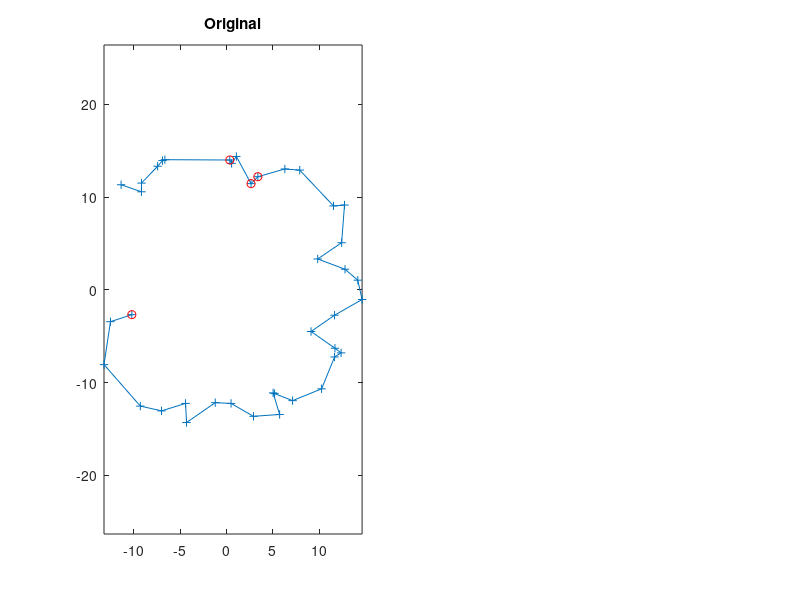

The MATLAB source for this figure: (Note: this script raises an error after producing the figure.)
function [theResult, theStraightness] = rect(z, ntimes, n1, n2, n3, n4)

% rect -- Map contour points onto a rectangle.
%  rect(z, ntimes, n1, n2, n3, n4) maps the complex z
%   contour points, in counter-clockwise sequence,
%   onto a unit-rectangle, using ntimes iterations.
%   The n1..n4 are the indices of the four
%   corner-points.
%  [theResult, theStraightness] = rect(...) also
%   returns a measure of straightness, which
%   should be very close to 1.  Convergence can be
%   checked by computing the norm of the difference
%   of two successive iterations.
%  rect(n, ntimes) demonstrates itself with n random
%   points (default is 40) and ntimes iterations
%   (default is sqrt(n)).  The corner-positions
%   are chosen randomly.
%
% Reference: Ives, D.D. and R.M. Zacharias, Conformal
%  mapping and orthogonal grid generation, Paper No.
%  87-2057, AIAA/SAE/ASME/ASEE 23rd Joint Propultion
%  Conference, San Diego, California, June, 1987.

% The present routine is modified slightly to avoid
%  zero-divides.
 
% svn $Id: rect.m 328 2009-03-09 01:41:19Z arango $
%=======================================================================
% Copyright (C) 1997 Dr. Charles R. Denham, ZYDECO.
%  All Rights Reserved.
%   Disclosure without explicit written consent from the
%    copyright owner does not constitute publication.
%=======================================================================
 
% Version of 05-Jun-1998 09:07:06.
% Updated    20-Oct-1998 22:21:56.
% Revised    26-Oct-1998 14:29:11.

if nargin < 1, help(mfilename), z = 'demo'; end

if isequal(z, 'demo'), z = 40; end

if isstr(z), z = eval(z); end

if length(z) == 1
	if nargin < 2, ntimes = ceil(sqrt(z)); end
	if ischar(ntimes), ntimes = eval(ntimes); end
	n = fix((z+3)/4) .* 4;
	x = rand(1, n) - 0.5;
	y = rand(1, n) - 0.5;
	z = x + sqrt(-1) .* y;
	[a, ind] = sort(angle(z));
	z = z(ind);
	z = z + exp(sqrt(-1).*a);
	z = 10 * z;
	if (0)
		nn = round([1 n/4 2*n/4 3*n/4]);
	else   % Random corner-points.
		[s, index] = sort(rand(1, length(z)-1));
		nn = [1 (sort(index(1:3))+1)];
	end
	delete(get(gcf, 'Children'))
	subplot(1, 2, 1)
	plot(real(z), imag(z), '-+', real(z(nn)), imag(z(nn)), 'ro')
	title('Original')
	axis equal
	drawnow
	figure(gcf)
	et = 0;
	result = z;
	for iter = 1:ntimes
		z = result;
		tic
		[result, straightness] = rect(z, 1, nn);
		if ~isfinite(straightness), break, end
		et = et + toc;
		subplot(1, 2, 2)
		plot(real(result), imag(result), '-+', ...
				real(result(nn)), imag(result(nn)), 'ro')
		title(['Mapped by RECT: iteration #' int2str(iter)])
		axis equal
		figure(gcf)
		drawnow
	end
	title(['Mapped by RECT'])
	disp([' ## Elapsed time: ' int2str(et) ' seconds.'])
	if nargout > 0
		theResult = result;
		theStraightness = straightness;
	else
		disp([' ## Straightness: ' num2str(straightness)])
	end
	zoomsafe
	s = [mfilename ' ' int2str(n) ' ' int2str(ntimes)];
	set(gcf, 'ButtonDownFcn', s)
	return
end

z = z(:);
if z(1) == z(end), z(end) = []; end
n = length(z);

if nargin < 2, ntimes = 1; end
if nargin == 3 & length(n1) == 4
	n4 = n1(4);
	n3 = n1(3);
	n2 = n1(2);
	n1 = n1(1);
else
	if nargin < 3, n1 = 1; end
	if nargin < 4, n2 = n1 + fix(n/4); end
	if nargin < 5, n3 = n2 + fix(n/4); end
	if nargin < 6, n4 = n3 + fix(n/4); end
end

nn = [n1 n2 n3 n4];

r = zeros(size(z));
t = zeros(size(z));

track_errors = 0;

for iter = 1:ntimes
	
	if ntimes > 10
		disp([' ## Iterations remaining: ' int2str(ntimes-iter+1)])
	end

	z_old = z;
	
	for i = 1:n   % The big loop.
		if rem(n-i+1, 100) == 0 & 0
			disp([' ## Remaining: ' int2str(n-i+1)])
		end
		im = n - rem(n-i+1, n);	% Index of previous point.
		ip = 1 + rem(i, n);		% Index of next point.
		zd = 1;
		if z(ip) ~= z(i)
			zd = (z(im) - z(i)) ./ (z(ip) - z(i));
		else
			zd = (z(im) - z(i)) ./ sqrt(eps);
		end
		alpha = atan2(imag(zd), real(zd));   % Current angle.
		if alpha < 0
			alpha = alpha + 2 .* pi;
		elseif alpha == 0
			alpha = sqrt(eps);
		end
		pwr = pi ./ alpha;   % Power for pi outcome.
		if any(i == nn)   % Corners.
			if z(im) ~= z(i)
				zd = (z(im) - z(i)) ./ abs(z(im) - z(i));   % Unit-vector.
			else
				zd = 1;
			end
			z = sqrt(-1) .* z ./ zd;
			pwr = pwr ./ 2;   % Power for pi/2 outcome.
		end
	
% Compute the unwrapped phases.
		
		j = 2:n;
		zd = z(rem(j+i-2, n)+1) - z(i);
		r(j) = abs(zd);
		t(j) = atan2(imag(zd), real(zd)) - 6.*pi;
		if (1)
			t = unwrap1(t);   % Local subroutine.
		else
			t = unwrap(t);   % Matlab subroutine.
		end
		temp = t(2:n).*pwr;
		
		pmax = max(temp);
		pmin = min(temp);
		if pmax ~= pmin
			pwr = min(pwr, 1.98 .* pi .* pwr ./ (pmax - pmin));
		end
		z(i) = 0;
		
		z(rem(j+i-2, n)+1) = r(j).^pwr.*exp(sqrt(-1).*t(j).*pwr);
		zd = 1 ./ (z(n2) - z(n1));  % Possible zero-divide.
		z0 = z(n1);
		z = (z - z0) .* zd;
	end

% Compute the straightness of the perimeter
%  by comparing the perimeter along the data
%  with the perimeter just around the corners.
%  The mapping may appear to be straight
%  without actually being rectangular.

	p1 = sum(abs(diff([z(nn); z(nn(1))])));
	p2 = sum(abs(diff([z; z(1)])));
	straightness = p1 ./ p2;

% Norm of changes as measure of convergence.
%  The mapping may converge without actually
%  producing a rectangular shape.

	change = 2 .* norm(z - z_old) ./ norm(z + z_old);

% Progress report.

	s = round(1000 .* straightness) ./ 10;
	c = round(1000 .* change) ./ 10;
	if nargout < 2 & 0
		disp([' ## ' num2str(s) ' % straight; ' num2str(c) ' % change.'])
	end
	
end

if track_errors > 0   % Not ever checked.
	disp([' ## Tracking errors: ' int2str(track_errors)])
end

if nargout > 0
	theResult = z;
	theStraightness = straightness;
else
	disp(z), straightness
end


function theResult = unwrap1(p)

% unwrap1 -- Unwrap radian phases modulo 2*pi.
%  unwrap1(p) performs a modulo-2*pi unwrapping
%   of the phases of radian values p, working
%   columnwise if p is a matrix.
%  unwrap1 (no argument) demonstrates itself.
 
% Copyright (C) 1998 Dr. Charles R. Denham, ZYDECO.
%  All Rights Reserved.
%   Disclosure without explicit written consent from the
%    copyright owner does not constitute publication.
 
% Version of 09-Nov-1998 11:02:40.

if nargin < 1, help(mfilename), p = 'demo'; end

if isequal(p, 'demo'), p = 24; end

if ischar(p), p = eval(p); end

if length(p) == 1
	m = p;
	p = rand(m, 1)*2*pi;
	r = unwrap1(p);
	t = (1:m).';
	plot(t, p, ':o', t, r, '-o')
	legend('original', 'unwrapped')
	title('unwrap1 demo')
	xlabel('time'), ylabel('phase (radians)')
	figure(gcf)
	return
end

[oldM, n] = size(p);
if oldM == 1, p = p.'; end
[m, n] = size(p);

mn = ones(m, 1) * min(p);   % Column-wise minima.
p = rem(p-mn, 2*pi) + mn;   % Flatten to 2*pi range.
d = [p(1, :); diff(p)];   % Differences.
up = (d > pi); down = (d <= -pi);   % Find big jumps.
c = cumsum(down-up)*2*pi;   % Corrections.
result = p+c;

if oldM == 1, result = result.'; end

if nargout > 0
	theResult = result;
else
	disp(result)
end
